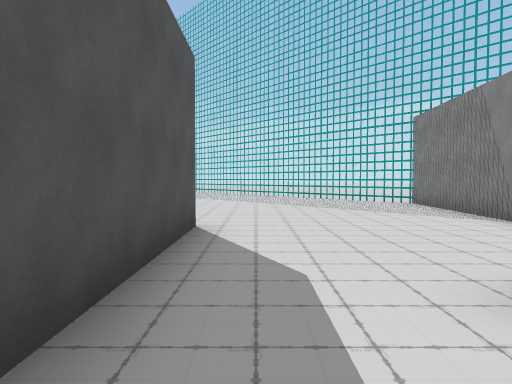
view 1 (above)

24 first-person views from a walk through a 3-D level made in the Unity game engine. The camera is 1.4 m above the floor, tilts 2° down and sees 70° across. The floor is counted in squares, 2 m on a side. Each view is taken from the middle of a square. On the plan, view 1 faces up. The plan holds only what a view shows up to about 11 squares ahead; the rest is blank. The place goes on beyond the plan. The player character is not drawn.

view 2
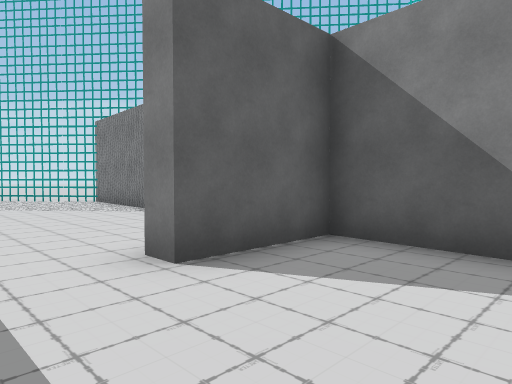

view 3
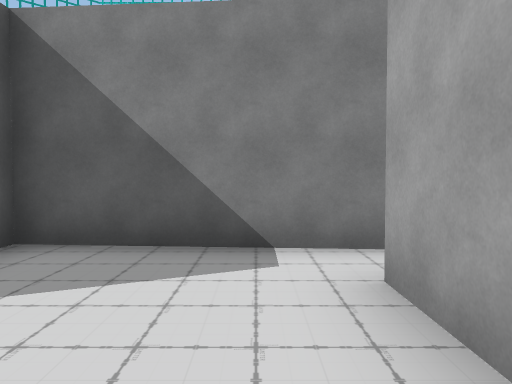

view 4
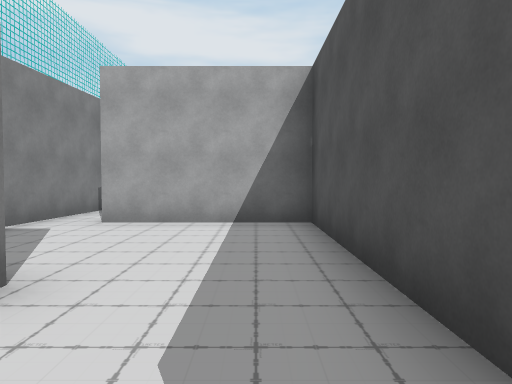

view 5
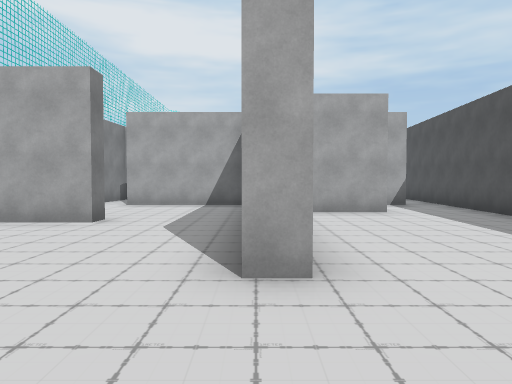

view 6
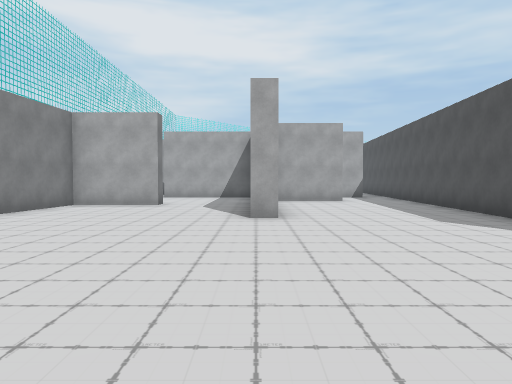

view 7
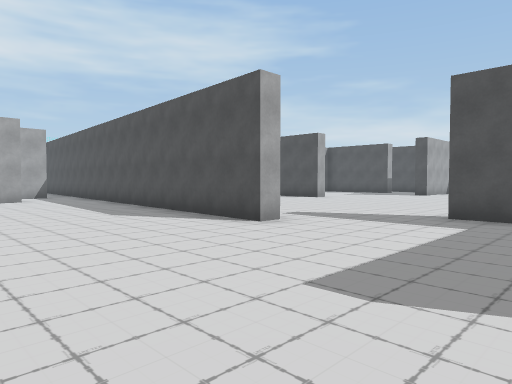

view 8
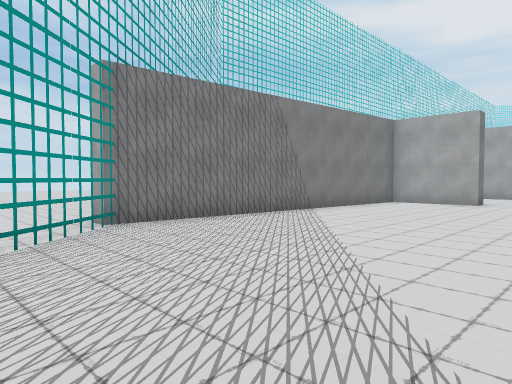

view 9
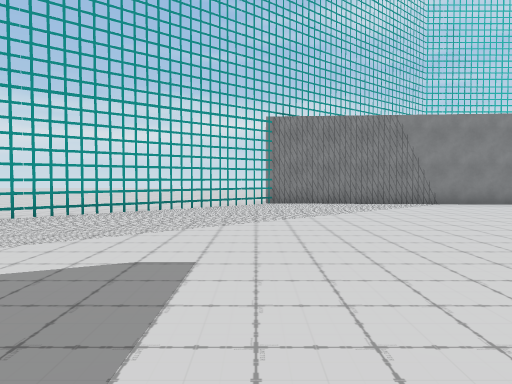

view 10
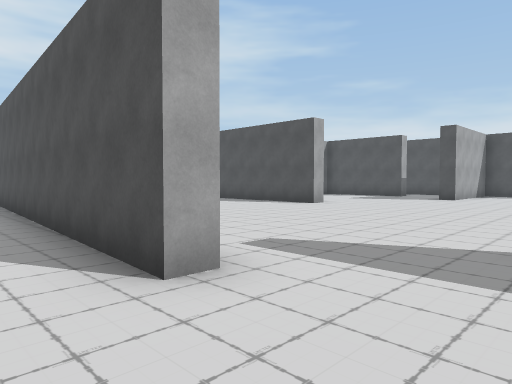

view 11
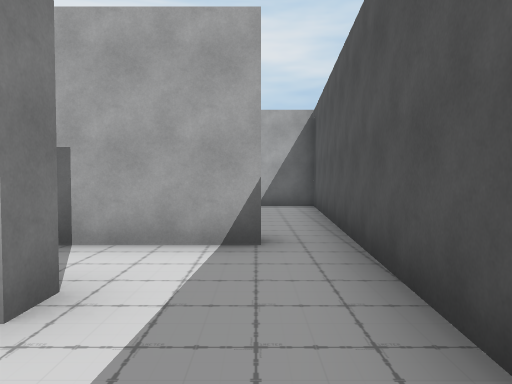

view 12
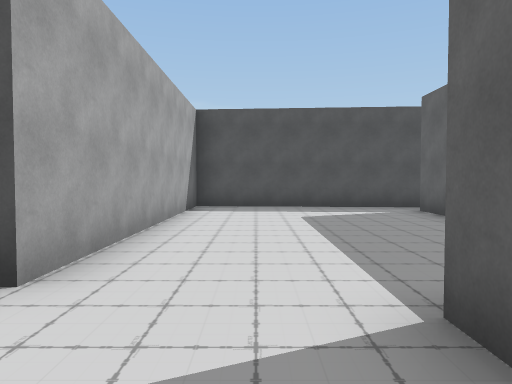

view 13
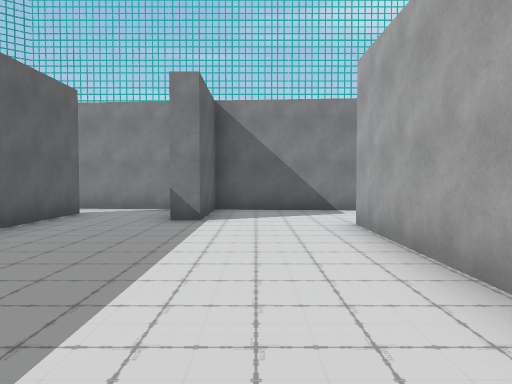

view 14
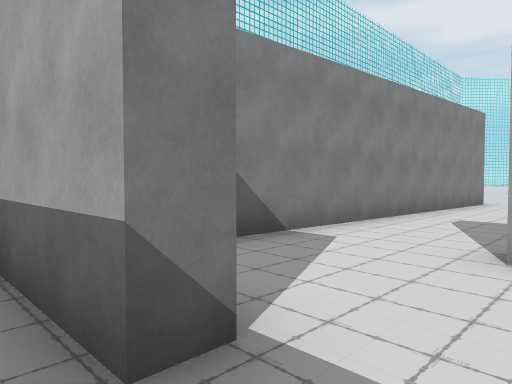

view 15
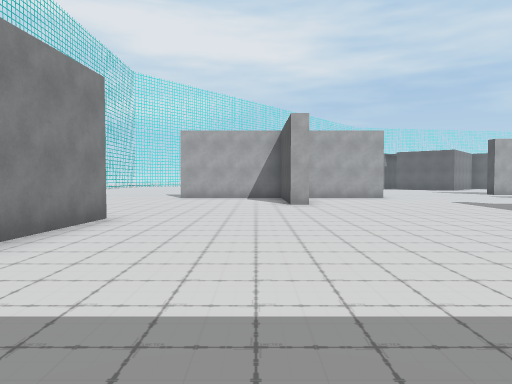

view 16
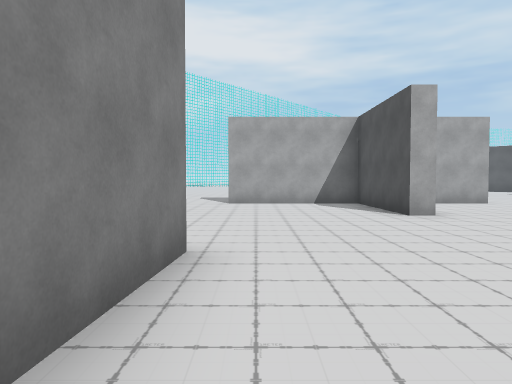

view 17
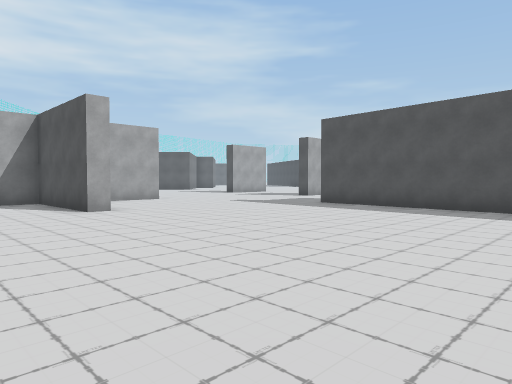

view 18
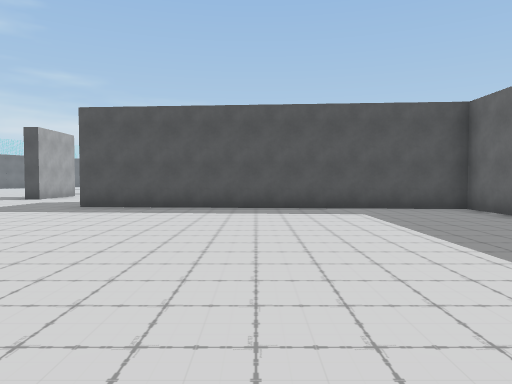

view 19
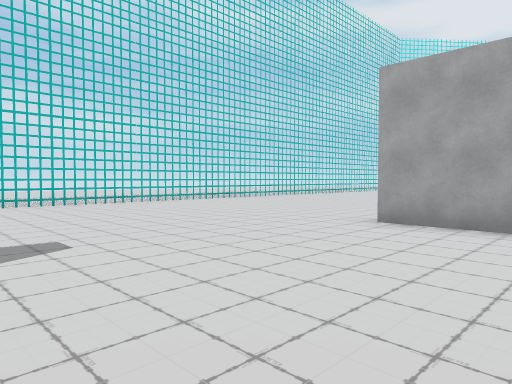

view 20
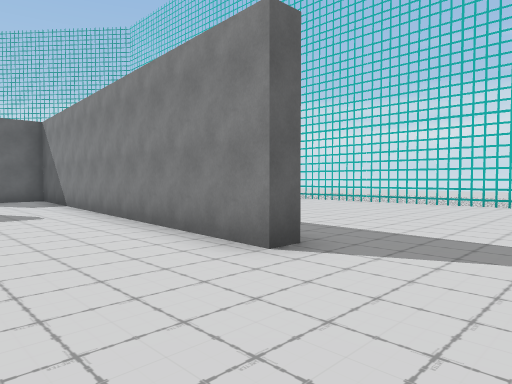

view 21
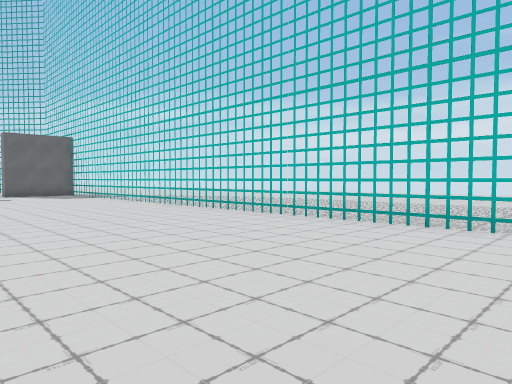

view 22
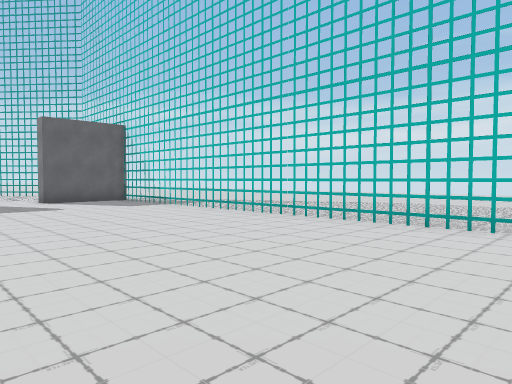

view 23
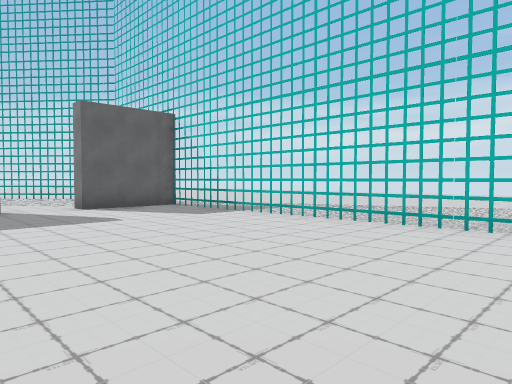

view 24
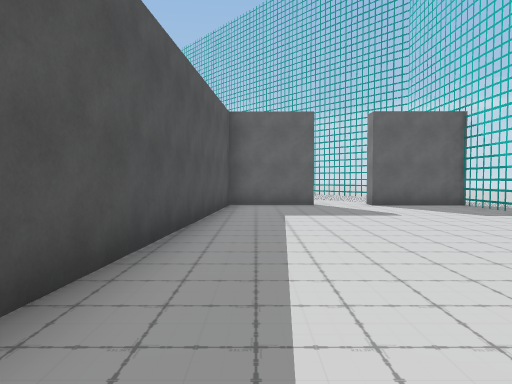

### Floor plan
Ten units are one square. View 1 is at (0, 0); x grows to the right and y downward. Boxes are objects, and circles mark ways between rooms. Rooms are numbered by the first view taken in them; rooms with no view inside come last. Other rooms are left out.
<svg viewBox="-165 -141 275 372">
<path fill="none" stroke="#000" d="M37 16 39 -16 16 -16 16 -21M-9 -25 -9 19 25 19M-15 -54 -9 -54 -9 -25M-59 -88 -53 -88 -59 -7M46 -105 20 -136M16 -21 39 -21 46 -107M-80 -119 -80 -108M-38 -3 -21 -3M-39 24 -51 24M25 24 1 24M-61 18 -65 75 8 75M32 74 34 50 12 50 12 46 26 46M-50 80 -65 80 -72 175M-48 226 -31 226M-15 190 -9 190 -9 226 29 226M32 155 27 155 32 74M66 2 43 2 37 83M105 162 105 2 81 2 81 -4M105 221 105 188M-38 2 -38 -3M-51 19 -29 19M-59 -7 -61 18M26 46 35 46 37 16"/>
<circle cx="5" cy="-20" r="3" fill="#2a7"/>
<circle cx="30" cy="20" r="3" fill="#2a7"/>
<circle cx="-45" cy="0" r="3" fill="#2a7"/>
<circle cx="15" cy="80" r="3" fill="#2a7"/>
<circle cx="-50" cy="20" r="3" fill="#2a7"/>
<circle cx="20" cy="35" r="3" fill="#2a7"/>
<text x="10" y="0">1</text>
<text x="-10" y="-80">2</text>
<text x="-20" y="50">3</text>
<text x="-160" y="100">4</text>
<text x="-40" y="10">5</text>
<text x="30" y="30">6</text>
</svg>
Room 1 opens to room 2. Room 1 opens to room 6. Room 2 opens to room 5. Room 3 opens to room 4. Room 3 opens to room 5. Room 3 opens to room 6.

Where each view was taken, in squares from view 1:
view 1: 0 up, 0 right, facing up
view 2: 1 down, 0 right, facing up-right
view 3: 1 down, 0 right, facing right
view 4: 4 up, 0 right, facing down
view 5: 8 up, 1 left, facing down
view 6: 12 up, 1 left, facing down
view 7: 13 up, 1 left, facing down-left
view 8: 13 up, 1 left, facing down-right
view 9: 11 up, 6 left, facing right
view 10: 11 up, 4 left, facing down-left
view 11: 2 up, 5 left, facing down
view 12: 6 down, 3 right, facing left
view 13: 6 down, 5 left, facing right
view 14: 4 down, 0 right, facing down-right
view 15: 9 down, 0 right, facing down
view 16: 12 down, 2 right, facing down
view 17: 11 down, 2 right, facing down-left
view 18: 13 down, 2 right, facing left
view 19: 17 down, 0 right, facing down-right
view 20: 18 down, 0 right, facing up-right
view 21: 17 down, 5 right, facing up-right
view 22: 12 down, 5 right, facing up-right
view 23: 9 down, 5 right, facing up-right
view 24: 10 down, 5 right, facing up
